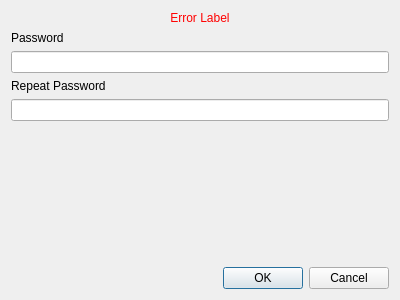
<?xml version="1.0" encoding="UTF-8"?>
<ui version="4.0">
 <class>PassChangeDialog</class>
 <widget class="QDialog" name="PassChangeDialog">
  <property name="windowModality">
   <enum>Qt::WindowModal</enum>
  </property>
  <property name="geometry">
   <rect>
    <x>0</x>
    <y>0</y>
    <width>400</width>
    <height>300</height>
   </rect>
  </property>
  <property name="windowTitle">
   <string notr="true">Dialog</string>
  </property>
  <property name="styleSheet">
   <string notr="true">#errorLabel {
font: 14pt &quot;Calibri&quot;;
color: red;
qproperty-alignment: AlignCenter;
}</string>
  </property>
  <layout class="QVBoxLayout" name="verticalLayout">
   <item>
    <widget class="QLabel" name="errorLabel">
     <property name="text">
      <string notr="true">Error Label</string>
     </property>
     <property name="alignment">
      <set>Qt::AlignCenter</set>
     </property>
    </widget>
   </item>
   <item>
    <widget class="QLabel" name="label">
     <property name="text">
      <string>Password</string>
     </property>
    </widget>
   </item>
   <item>
    <widget class="QLineEdit" name="pwdLineEdit">
     <property name="minimumSize">
      <size>
       <width>300</width>
       <height>0</height>
      </size>
     </property>
     <property name="echoMode">
      <enum>QLineEdit::Password</enum>
     </property>
    </widget>
   </item>
   <item>
    <widget class="QLabel" name="label_2">
     <property name="text">
      <string>Repeat Password</string>
     </property>
    </widget>
   </item>
   <item>
    <widget class="QLineEdit" name="repeatedPwdLineEdit">
     <property name="minimumSize">
      <size>
       <width>300</width>
       <height>0</height>
      </size>
     </property>
     <property name="echoMode">
      <enum>QLineEdit::Password</enum>
     </property>
    </widget>
   </item>
   <item>
    <spacer name="verticalSpacer">
     <property name="orientation">
      <enum>Qt::Vertical</enum>
     </property>
     <property name="sizeHint" stdset="0">
      <size>
       <width>20</width>
       <height>40</height>
      </size>
     </property>
    </spacer>
   </item>
   <item>
    <widget class="QDialogButtonBox" name="buttonBox">
     <property name="orientation">
      <enum>Qt::Horizontal</enum>
     </property>
     <property name="standardButtons">
      <set>QDialogButtonBox::Cancel|QDialogButtonBox::Ok</set>
     </property>
    </widget>
   </item>
  </layout>
 </widget>
 <resources/>
 <connections>
  <connection>
   <sender>buttonBox</sender>
   <signal>rejected()</signal>
   <receiver>PassChangeDialog</receiver>
   <slot>reject()</slot>
   <hints>
    <hint type="sourcelabel">
     <x>199</x>
     <y>279</y>
    </hint>
    <hint type="destinationlabel">
     <x>199</x>
     <y>149</y>
    </hint>
   </hints>
  </connection>
 </connections>
</ui>
